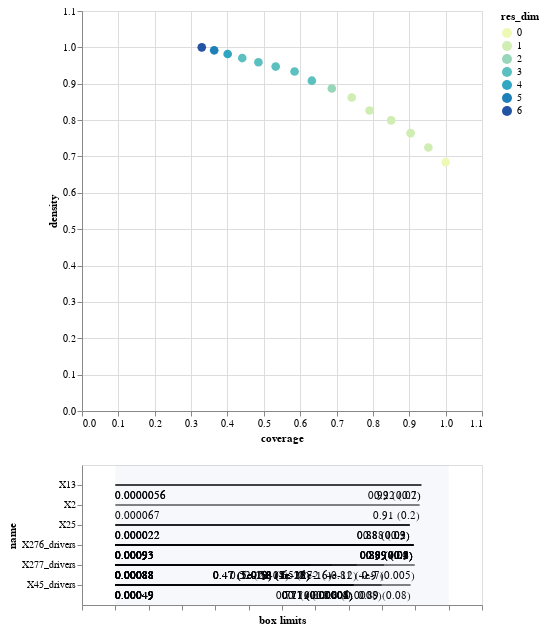

The code cell stored with this chart in its notebook:
### Markdown cell above
##  EMA includes an interactive graphic
- Use `inspect_tradeoff()` method of boxes to click on each box (a dot in the peeling trajectory) and inspect the dimensional restrictions
- You can see the number of dimensions (color) and the coverage ($x$) and density ($y$)

### Code cell
boxes_v0.inspect_tradeoff()

### Figure 1 — Vega-Lite specification as saved in the notebook (floating-point values rounded to 4 significant figures)
{"config": {"view": {"continuousWidth": 300, "continuousHeight": 300}}, "vconcat": [{"data": {"name": "data-088698e51466a042e68bf4a8a26d584e"}, "mark": {"type": "circle", "size": 75}, "encoding": {"color": {"field": "res_dim", "scale": {"range": ["#eff9b6", "#d0edb3", "#97d6b9", "#5dc0c0", "#31a5c2", "#1f80b8", "#2354a3", "#21318d"]}, "type": "ordinal"}, "opacity": {"condition": {"param": "param_7", "value": 1}, "value": 0.4}, "tooltip": [{"field": "id", "type": "quantitative"}, {"field": "coverage", "format": ".2", "type": "quantitative"}, {"field": "density", "format": ".2", "type": "quantitative"}, {"field": "res_dim", "type": "ordinal"}], "x": {"field": "coverage", "scale": {"domain": [0, 1.1]}, "type": "quantitative"}, "y": {"field": "density", "scale": {"domain": [0, 1.1]}, "type": "quantitative"}}, "height": 400, "name": "view_7", "width": 400}, {"layer": [{"data": {"name": "data-ef7d525a98b8cda42245f136ecd2f730"}, "mark": {"type": "rule"}, "encoding": {"x": {"axis": {"grid": false, "labels": false, "title": "box limits"}, "field": "x_lower", "scale": {"domain": [0, 1], "padding": 0.1}, "type": "quantitative"}, "x2": {"field": "x_upper"}, "y": {"field": "name", "scale": {"padding": 1.0}, "type": "nominal"}}, "transform": [{"calculate": "(datum.x1-datum.minimum)/(datum.maximum-datum.minimum)", "as": "x_lower"}, {"calculate": "(datum.x2-datum.minimum)/(datum.maximum-datum.minimum)", "as": "x_upper"}, {"filter": {"param": "param_7"}}]}, {"data": {"name": "data-ef7d525a98b8cda42245f136ecd2f730"}, "mark": {"type": "text", "align": "left", "baseline": "top", "dy": 5}, "encoding": {"text": {"field": "text", "type": "ordinal"}, "x": {"axis": {"grid": false, "labels": false, "title": "box limits"}, "field": "x_lower", "scale": {"domain": [0, 1], "padding": 0.1}, "type": "quantitative"}, "x2": {"field": "x_upper"}, "y": {"field": "name", "scale": {"padding": 1.0}, "type": "nominal"}}, "transform": [{"calculate": "(datum.x1-datum.minimum)/(datum.maximum-datum.minimum)", "as": "x_lower"}, {"calculate": "(datum.x2-datum.minimum)/(datum.maximum-datum.minimum)", "as": "x_upper"}, {"filter": {"param": "param_7"}}, {"calculate": "datum.qp_lower>0?format(datum.x1, \".2\")+\" (\"+format(datum.qp_lower, \".1~g\")+\")\" :format(datum.x1, \".2\")", "as": "text"}]}, {"data": {"name": "data-ef7d525a98b8cda42245f136ecd2f730"}, "mark": {"type": "text", "align": "right", "baseline": "top", "dy": 5}, "encoding": {"text": {"field": "text", "type": "ordinal"}, "x": {"field": "x_upper", "type": "quantitative"}, "x2": {"field": "x_upper"}, "y": {"field": "name", "scale": {"padding": 1.0}, "type": "nominal"}}, "transform": [{"calculate": "(datum.x1-datum.minimum)/(datum.maximum-datum.minimum)", "as": "x_lower"}, {"calculate": "(datum.x2-datum.minimum)/(datum.maximum-datum.minimum)", "as": "x_upper"}, {"filter": {"param": "param_7"}}, {"calculate": "datum.qp_upper>0?format(datum.x2, \".2\")+\" (\"+format(datum.qp_upper, \".1\")+\")\" :format(datum.x2, \".2\")", "as": "text"}]}, {"data": {"name": "data-97aefd6d737ded565dc732e63f74ecc6"}, "mark": {"type": "rect", "opacity": 0.05}, "encoding": {"x": {"field": "start", "type": "quantitative"}, "x2": {"field": "end"}}}, {"data": {"name": "data-4f53cda18c2baa0c0354bb5f9a3ecbe5"}, "mark": {"type": "point"}, "encoding": {"x": {"field": "x", "type": "quantitative"}, "y": {"field": "name", "type": "nominal"}}, "transform": [{"filter": {"param": "param_7"}}]}, {"data": {"name": "data-4f53cda18c2baa0c0354bb5f9a3ecbe5"}, "mark": {"type": "text", "align": "center", "baseline": "top", "dy": 5}, "encoding": {"text": {"field": "item", "type": "nominal"}, "x": {"field": "x", "type": "quantitative"}, "y": {"field": "name", "type": "nominal"}}, "transform": [{"filter": {"param": "param_7"}}]}], "width": 400}], "params": [{"name": "param_7", "select": {"type": "point", "fields": ["id"]}, "views": ["view_7"]}], "$schema": "https://vega.github.io/schema/vega-lite/v5.17.0.json", "datasets": {"data-088698e51466a042e68bf4a8a26d584e": [{"coverage": 1.0, "density": 0.6843, "id": 0, "k": 674, "mass": 1.0, "mean": 0.6843, "n": 985, "res_dim": 0}, {"coverage": 0.9525, "density": 0.7246, "id": 1, "k": 642, "mass": 0.8995, "mean": 0.7246, "n": 886, "res_dim": 1}, {"coverage": 0.9036, "density": 0.7641, "id": 2, "k": 609, "mass": 0.8091, "mean": 0.7641, "n": 797, "res_dim": 1}, {"coverage": 0.8501, "density": 0.7992, "id": 3, "k": 573, "mass": 0.7279, "mean": 0.7992, "n": 717, "res_dim": 1}, {"coverage": 0.7908, "density": 0.8264, "id": 4, "k": 533, "mass": 0.6548, "mean": 0.8264, "n": 645, "res_dim": 1}, {"coverage": 0.7418, "density": 0.8621, "id": 5, "k": 500, "mass": 0.5888, "mean": 0.8621, "n": 580, "res_dim": 1}, {"coverage": 0.6869, "density": 0.887, "id": 6, "k": 463, "mass": 0.5299, "mean": 0.887, "n": 522, "res_dim": 2}, {"coverage": 0.632, "density": 0.9083, "id": 7, "k": 426, "mass": 0.4761, "mean": 0.9083, "n": 469, "res_dim": 3}, {"coverage": 0.5846, "density": 0.9336, "id": 8, "k": 394, "mass": 0.4284, "mean": 0.9336, "n": 422, "res_dim": 3}, {"coverage": 0.5326, "density": 0.9472, "id": 9, "k": 359, "mass": 0.3848, "mean": 0.9472, "n": 379, "res_dim": 3}, {"coverage": 0.4852, "density": 0.9589, "id": 10, "k": 327, "mass": 0.3462, "mean": 0.9589, "n": 341, "res_dim": 3}, {"coverage": 0.4407, "density": 0.9706, "id": 11, "k": 297, "mass": 0.3107, "mean": 0.9706, "n": 306, "res_dim": 3}, {"coverage": 0.4006, "density": 0.9818, "id": 12, "k": 270, "mass": 0.2792, "mean": 0.9818, "n": 275, "res_dim": 4}, {"coverage": 0.3635, "density": 0.9919, "id": 13, "k": 245, "mass": 0.2508, "mean": 0.9919, "n": 247, "res_dim": 5}, {"coverage": 0.3294, "density": 1.0, "id": 14, "k": 222, "mass": 0.2254, "mean": 1.0, "n": 222, "res_dim": 6}], "data-ef7d525a98b8cda42245f136ecd2f730": [{"x1": 0.000883, "x2": 0.8982, "name": "X277_drivers", "id": 1, "minimum": 0.000883, "maximum": 0.9999, "qp_lower": -1.0, "qp_upper": 0.005029}, {"x1": 0.000883, "x2": 0.8062, "name": "X277_drivers", "id": 2, "minimum": 0.000883, "maximum": 0.9999, "qp_lower": -1.0, "qp_upper": 4.004e-07}, {"x1": 0.000883, "x2": 0.7248, "name": "X277_drivers", "id": 3, "minimum": 0.000883, "maximum": 0.9999, "qp_lower": -1.0, "qp_upper": 3.733e-12}, {"x1": 0.000883, "x2": 0.6504, "name": "X277_drivers", "id": 4, "minimum": 0.000883, "maximum": 0.9999, "qp_lower": -1.0, "qp_upper": 1.923e-16}, {"x1": 0.000883, "x2": 0.5849, "name": "X277_drivers", "id": 5, "minimum": 0.000883, "maximum": 0.9999, "qp_lower": -1.0, "qp_upper": 3.004e-23}, {"x1": 0.0009278, "x2": 0.8937, "name": "X276_drivers", "id": 6, "minimum": 0.0009278, "maximum": 0.9992, "qp_lower": -1.0, "qp_upper": 0.05343}, {"x1": 0.000883, "x2": 0.5849, "name": "X277_drivers", "id": 6, "minimum": 0.000883, "maximum": 0.9999, "qp_lower": -1.0, "qp_upper": 3.643e-22}, {"x1": 0.0004895, "x2": 0.8858, "name": "X45_drivers", "id": 7, "minimum": 0.0004895, "maximum": 0.9998, "qp_lower": -1.0, "qp_upper": 0.07979}, {"x1": 0.0009278, "x2": 0.8937, "name": "X276_drivers", "id": 7, "minimum": 0.0009278, "maximum": 0.9992, "qp_lower": -1.0, "qp_upper": 0.04289}, {"x1": 0.000883, "x2": 0.5849, "name": "X277_drivers", "id": 7, "minimum": 0.000883, "maximum": 0.9999, "qp_lower": -1.0, "qp_upper": 9.551e-19}, {"x1": 0.0004895, "x2": 0.7986, "name": "X45_drivers", "id": 8, "minimum": 0.0004895, "maximum": 0.9998, "qp_lower": -1.0, "qp_upper": 0.0008398}, {"x1": 0.0009278, "x2": 0.8937, "name": "X276_drivers", "id": 8, "minimum": 0.0009278, "maximum": 0.9992, "qp_lower": -1.0, "qp_upper": 0.08016}, {"x1": 0.000883, "x2": 0.5849, "name": "X277_drivers", "id": 8, "minimum": 0.000883, "maximum": 0.9999, "qp_lower": -1.0, "qp_upper": 1.871e-18}, {"x1": 0.0004895, "x2": 0.7141, "name": "X45_drivers", "id": 9, "minimum": 0.0004895, "maximum": 0.9998, "qp_lower": -1.0, "qp_upper": 3.676e-05}, {"x1": 0.0009278, "x2": 0.8937, "name": "X276_drivers", "id": 9, "minimum": 0.0009278, "maximum": 0.9992, "qp_lower": -1.0, "qp_upper": 0.1156}, {"x1": 0.000883, "x2": 0.5849, "name": "X277_drivers", "id": 9, "minimum": 0.000883, "maximum": 0.9999, "qp_lower": -1.0, "qp_upper": 4.883e-16}, {"x1": 0.0004895, "x2": 0.7141, "name": "X45_drivers", "id": 10, "minimum": 0.0004895, "maximum": 0.9998, "qp_lower": -1.0, "qp_upper": 0.0001391}, {"x1": 0.0009278, "x2": 0.8937, "name": "X276_drivers", "id": 10, "minimum": 0.0009278, "maximum": 0.9992, "qp_lower": -1.0, "qp_upper": 0.2527}, {"x1": 0.000883, "x2": 0.5218, "name": "X277_drivers", "id": 10, "minimum": 0.000883, "maximum": 0.9999, "qp_lower": -1.0, "qp_upper": 2.402e-17}, {"x1": 0.0004895, "x2": 0.7141, "name": "X45_drivers", "id": 11, "minimum": 0.0004895, "maximum": 0.9998, "qp_lower": -1.0, "qp_upper": 5.73e-05}, {"x1": 0.0009278, "x2": 0.8937, "name": "X276_drivers", "id": 11, "minimum": 0.0009278, "maximum": 0.9992, "qp_lower": -1.0, "qp_upper": 0.1773}, {"x1": 0.000883, "x2": 0.4718, "name": "X277_drivers", "id": 11, "minimum": 0.000883, "maximum": 0.9999, "qp_lower": -1.0, "qp_upper": 1.268e-18}, {"x1": 2.223e-05, "x2": 0.8826, "name": "X25", "id": 12, "minimum": 2.223e-05, "maximum": 0.9992, "qp_lower": -1.0, "qp_upper": 0.1792}, {"x1": 0.0004895, "x2": 0.7141, "name": "X45_drivers", "id": 12, "minimum": 0.0004895, "maximum": 0.9998, "qp_lower": -1.0, "qp_upper": 2.844e-05}, {"x1": 0.0009278, "x2": 0.8937, "name": "X276_drivers", "id": 12, "minimum": 0.0009278, "maximum": 0.9992, "qp_lower": -1.0, "qp_upper": 0.1054}, {"x1": 0.000883, "x2": 0.4718, "name": "X277_drivers", "id": 12, "minimum": 0.000883, "maximum": 0.9999, "qp_lower": -1.0, "qp_upper": 4.657e-20}, {"x1": 5.634e-06, "x2": 0.9182, "name": "X13", "id": 13, "minimum": 5.634e-06, "maximum": 1.0, "qp_lower": -1.0, "qp_upper": 0.172}, {"x1": 2.223e-05, "x2": 0.8826, "name": "X25", "id": 13, "minimum": 2.223e-05, "maximum": 0.9992, "qp_lower": -1.0, "qp_upper": 0.09431}, {"x1": 0.0004895, "x2": 0.7141, "name": "X45_drivers", "id": 13, "minimum": 0.0004895, "maximum": 0.9998, "qp_lower": -1.0, "qp_upper": 1.983e-05}, {"x1": 0.0009278, "x2": 0.8937, "name": "X276_drivers", "id": 13, "minimum": 0.0009278, "maximum": 0.9992, "qp_lower": -1.0, "qp_upper": 0.09045}, {"x1": 0.000883, "x2": 0.4718, "name": "X277_drivers", "id": 13, "minimum": 0.000883, "maximum": 0.9999, "qp_lower": -1.0, "qp_upper": 5.139e-19}, {"x1": 6.719e-05, "x2": 0.9121, "name": "X2", "id": 14, "minimum": 6.719e-05, "maximum": 0.9992, "qp_lower": -1.0, "qp_upper": 0.1645}, {"x1": 5.634e-06, "x2": 0.9182, "name": "X13", "id": 14, "minimum": 5.634e-06, "maximum": 1.0, "qp_lower": -1.0, "qp_upper": 0.06782}, {"x1": 2.223e-05, "x2": 0.8826, "name": "X25", "id": 14, "minimum": 2.223e-05, "maximum": 0.9992, "qp_lower": -1.0, "qp_upper": 0.02666}, {"x1": 0.0004895, "x2": 0.7141, "name": "X45_drivers", "id": 14, "minimum": 0.0004895, "maximum": 0.9998, "qp_lower": -1.0, "qp_upper": 1.429e-06}, {"x1": 0.0009278, "x2": 0.8937, "name": "X276_drivers", "id": 14, "minimum": 0.0009278, "maximum": 0.9992, "qp_lower": -1.0, "qp_upper": 0.02627}, {"x1": 0.000883, "x2": 0.4718, "name": "X277_drivers", "id": 14, "minimum": 0.000883, "maximum": 0.9999, "qp_lower": -1.0, "qp_upper": 1.177e-19}], "data-97aefd6d737ded565dc732e63f74ecc6": [{"start": 0, "end": 1}], "data-4f53cda18c2baa0c0354bb5f9a3ecbe5": []}}
